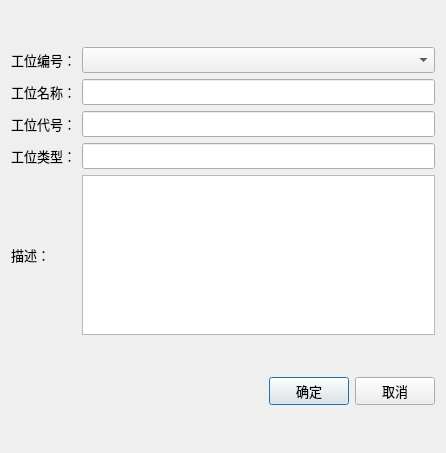
<?xml version="1.0" encoding="UTF-8"?>
<ui version="4.0">
 <class>DialogCraftStation</class>
 <widget class="QDialog" name="DialogCraftStation">
  <property name="geometry">
   <rect>
    <x>0</x>
    <y>0</y>
    <width>446</width>
    <height>453</height>
   </rect>
  </property>
  <property name="font">
   <font>
    <family>微软雅黑</family>
    <pointsize>10</pointsize>
   </font>
  </property>
  <property name="windowTitle">
   <string>请选择工位</string>
  </property>
  <layout class="QVBoxLayout" name="verticalLayout" stretch="8,1">
   <item>
    <layout class="QGridLayout" name="gridLayout" rowstretch="1,1,1,1,3">
     <item row="0" column="0">
      <widget class="QLabel" name="labelStationID">
       <property name="text">
        <string>工位编号：</string>
       </property>
      </widget>
     </item>
     <item row="0" column="1">
      <widget class="QComboBox" name="comboBoxStationID"/>
     </item>
     <item row="1" column="0">
      <widget class="QLabel" name="labelStationName">
       <property name="text">
        <string>工位名称：</string>
       </property>
      </widget>
     </item>
     <item row="1" column="1">
      <widget class="QLineEdit" name="lineEditStationName"/>
     </item>
     <item row="2" column="0">
      <widget class="QLabel" name="labelStationCode">
       <property name="text">
        <string>工位代号：</string>
       </property>
      </widget>
     </item>
     <item row="2" column="1">
      <widget class="QLineEdit" name="lineEditStationCode"/>
     </item>
     <item row="3" column="0">
      <widget class="QLabel" name="labelStationType">
       <property name="text">
        <string>工位类型：</string>
       </property>
      </widget>
     </item>
     <item row="3" column="1">
      <widget class="QLineEdit" name="lineEditStationType"/>
     </item>
     <item row="4" column="0">
      <widget class="QLabel" name="labelDescription">
       <property name="text">
        <string>描述：</string>
       </property>
      </widget>
     </item>
     <item row="4" column="1">
      <widget class="QTextEdit" name="textEditDescription">
       <property name="sizePolicy">
        <sizepolicy hsizetype="Preferred" vsizetype="Preferred">
         <horstretch>0</horstretch>
         <verstretch>0</verstretch>
        </sizepolicy>
       </property>
       <property name="maximumSize">
        <size>
         <width>16777215</width>
         <height>160</height>
        </size>
       </property>
      </widget>
     </item>
    </layout>
   </item>
   <item>
    <layout class="QHBoxLayout" name="horizontalLayout">
     <item>
      <spacer name="horizontalSpacer">
       <property name="orientation">
        <enum>Qt::Horizontal</enum>
       </property>
       <property name="sizeHint" stdset="0">
        <size>
         <width>40</width>
         <height>20</height>
        </size>
       </property>
      </spacer>
     </item>
     <item>
      <widget class="QPushButton" name="buttonAccept">
       <property name="text">
        <string>确定</string>
       </property>
      </widget>
     </item>
     <item>
      <widget class="QPushButton" name="buttonReject">
       <property name="text">
        <string>取消</string>
       </property>
      </widget>
     </item>
    </layout>
   </item>
  </layout>
 </widget>
 <resources/>
 <connections/>
</ui>
